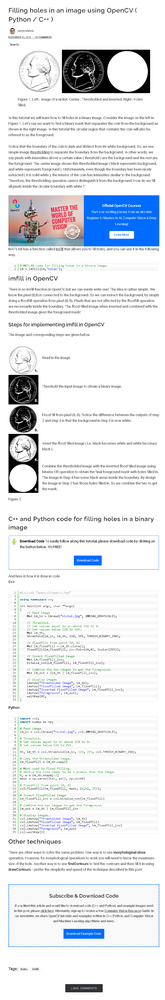
#> input picture OpenCV技巧_二值圖孔洞填充方法與實現(附源碼)/screencapture-learnopencv-filling-holes-in-an-image-using-opencv-python-c-2021-08-23-16_19_51.png, 165 x 1000 px, shrunk from 842 x 5090 before the run
$ python drawContours.py '../../../../../../OpenCV技巧_二值圖孔洞填充方法與實現(附源碼)/screencapture-learnopencv-filling-holes-in-an-image-using-opencv-python-c-2021-08-23-16_19_51.png'   (Python 2 division)   (older library calls are emulated)
#> lines starting #> are read from the running program, lines starting #| are printed output that depends on the picture; after the words box and inside, x2 and y2 are one past the last pixel; in counts of white or black regions, pixels touching at a corner belong together
# -*- coding: utf-8 -*-
import numpy as np
import cv2
import sys
#主函数
if __name__ =="__main__":
    #
    if len(sys.argv)>1:
        img = cv2.imread(sys.argv[1],cv2.CV_LOAD_IMAGE_GRAYSCALE)
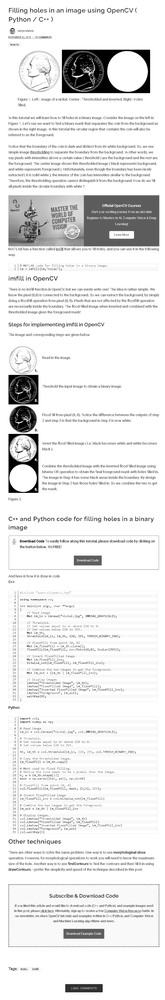
#> img: shape (1000, 165); min 0, max 255, mean 232.6
    else:
        print "Usage draw.py image"
    #第二步：边缘检测 或者 阈值处理 生成一张二值图
    img = cv2.GaussianBlur(img,(3,3),0.5)#高斯平滑处理
    binaryImg = cv2.Canny(img,50,200)
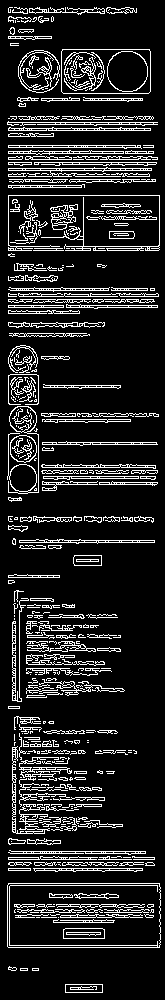
#> binaryImg: shape (1000, 165); 14% white in thin lines or dots
    cv2.imshow("binaryImg",binaryImg)
    #第三步：边缘的轮廓，返回的 contours 是一个 list 列表
    contours, h= cv2.findContours(binaryImg,cv2.RETR_EXTERNAL,cv2.CHAIN_APPROX_SIMPLE)
#> contours = 337 contours, 217 with area under 20; largest, box (x1, y1, x2, y2) and area: (7, 883, 161, 948) 9768, (61, 49, 151, 94) 3909, (7, 406, 39, 494) 1174, (10, 435, 37, 463) 575, (8, 167, 152, 177) 338; h = 337 rows, first 6: [1, -1, -1, -1], [2, 0, -1, -1], [3, 1, -1, -1], [4, 2, -1, -1], [5, 3, -1, -1], [6, 4, -1, -1]
    #轮廓的数量
    n =  len(contours)
#> n = 337
    contoursImg = []
    #画出找到的轮廓
    for i in xrange(n):
        #创建一个黑色画布
        temp = np.zeros(binaryImg.shape,np.uint8)
        contoursImg.append(temp)
        #在第 i 个黑色画布上，画第 i 个轮廓
        cv2.drawContours(contoursImg[i],contours,i,255,2)
        cv2.imshow("contour-"+str(i),contoursImg[i])
#> this loop made 337 passes
#> pass 1, `cv2.imshow("contour-"+str(i),contoursImg[i])`:
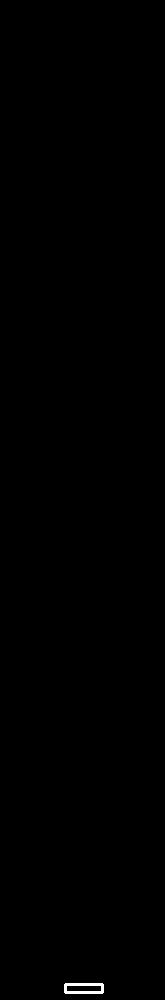
#> window 'contour-0': shape (1000, 165); 0.16% white; 1 white region, box (x1, y1, x2, y2) and area: (64, 983, 104, 994) 266
#> pass 2, `cv2.imshow("contour-"+str(i),contoursImg[i])`:
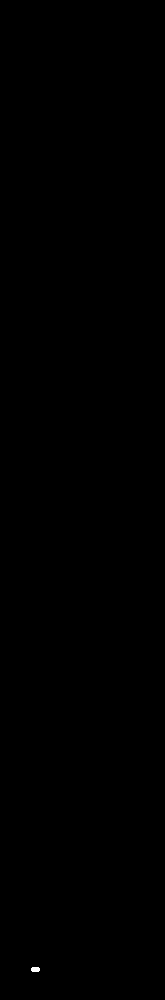
#> window 'contour-1': shape (1000, 165); 0.02% white; 1 white region, box (x1, y1, x2, y2) and area: (31, 967, 40, 972) 41
#> after the loop, contoursImg = 337 items
    cv2.waitKey(0)
    cv2.destroyAllWindows()
